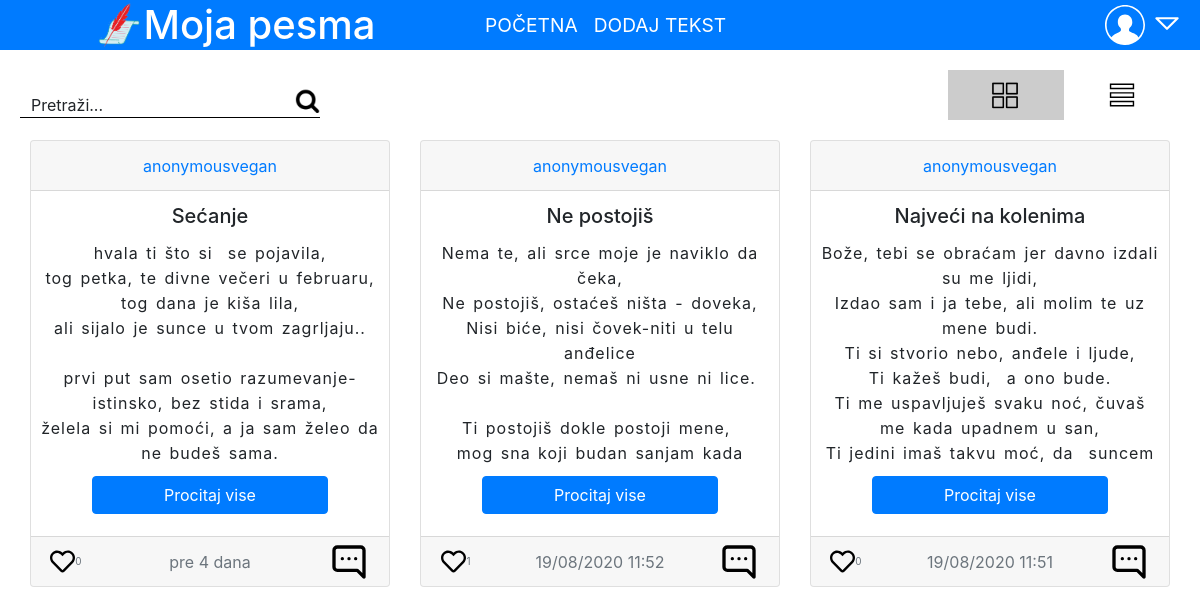
The app's page /profil.php?profil=anonymousvegan with its own data.
### tables this page shows
CREATE TABLE `pesme` (
  `id` int(11) NOT NULL,
  `pisac` longtext NOT NULL,
  `naslov` longtext NOT NULL,
  `pesma` longtext NOT NULL,
  `pogodna` text NOT NULL,
  `vreme` text NOT NULL,
  `kategorija` text NOT NULL,
  `lajkova` int(11) DEFAULT NULL,
  `lajkovao` longtext DEFAULT NULL
);

### objava/objava.php (called while the page is built, shortened)
<?php
if($profil=="index_stranica_prikazi_sve"){
  if ($ovlascenje=="admin"){
    $sql= "SELECT * FROM pesme ORDER BY vreme DESC LIMIT 5;";
  }
  else{
    if($ispis=="sve"){
      $sql= "SELECT * FROM pesme ORDER BY vreme DESC LIMIT 5;";
    }
    else if($ispis=="filter"){
      $sql= "SELECT * FROM pesme WHERE pogodna='jeste' ORDER BY vreme DESC LIMIT 5; ";
    }
}}
else{
  if ($ovlascenje=="admin"){
    $sql= "SELECT * FROM pesme WHERE pisac='".$profil . "' ORDER BY vreme DESC LIMIT 5;";
  }
  else{
    if($ispis=="sve"){
    $sql= "SELECT * FROM pesme WHERE pisac='". $profil . "' ORDER BY vreme DESC LIMIT 5;";
    }
    else if($ispis=="filter"){
      $sql= "SELECT * FROM pesme WHERE pogodna='jeste' AND pisac='". $profil . "'ORDER BY vreme DESC LIMIT 5;";
    }
}}
require "ispis.php";
?>

### objava/vreme.php (called while the page is built, shortened)
<?php
$trenutnovreme = date("U");
$pre_koliko =$trenutnovreme - $red["vreme"];
if($pre_koliko<60){
  if ($pre_koliko==1 || $pre_koliko==21 ||$pre_koliko==31 ||$pre_koliko==41 || $pre_koliko==51){
    $rec_s= " sekund ";
  }
  else if ($pre_koliko==2 || $pre_koliko==3 ||$pre_koliko==4 || $pre_koliko==22 || $pre_koliko==23 ||$pre_koliko==24 || $pre_koliko==32 || $pre_koliko==33 ||$pre_koliko==34 || $pre_koliko==42 || $pre_koliko==43 ||$pre_koliko==44|| $pre_koliko==52 || $pre_koliko==53 ||$pre_koliko==54){
    $rec_s = " sekudne ";
  }
  else{
    $rec_s = " sekundi ";
  }
  $vreme = "pre ". $pre_koliko . $rec_s;
}else if($pre_koliko<2592000){
  $dana = floor($pre_koliko/86400);
  if($dana==1 ||$dana==21 || $dana==31 ||$dana==41 ||$dana==51){
    $rec_d=" dan ";
  }else{
    $rec_d=" dana ";
  }
  $vreme = "pre ". $dana . $rec_d;
}
else{
  $vreme = date("d/m/Y H:i", $red["vreme"]);
}
?>

### objava/ispis.php (the view, shortened to what this page needs)
<?php
$rezultat= mysqli_query($conn, $sql);
while($red=mysqli_fetch_assoc($rezultat)){
require "vreme.php";
echo '<div class="card text-center kartica '.$red["boja"].'" id="'.$red["id"].'">';
echo '<div class="card-header pisac">';
echo '<a href="profil.php?profil='.$red["pisac"].'">'. $red["pisac"] . '</a>';
echo '</div><div class="card-body telo-kartice">';
echo '<div class="sadrzaj">';
echo '<h5 class="card-title naslov">'.$red["naslov"].'</h5>';
echo '<p class="card-text pesma">' .$red["pesma"].'</p></div>';
echo '<button onclick="prikazivise('.$red["id"].')" class="btn btn-primary prikazi-vise">Procitaj vise</a>';
echo '</div>
<div class="card-footer text-muted vreme">';
if($ovlascenje=="nelogovan"){
  echo '<div onclick="lajkujnelogovan()"  class="srce"><img src="fajlovi/srce-prazno.svg">'. $red["lajkova"] .'</div><div class="vreme-tekst">' . $vreme . '</div> <div class="ikonicazakomentarkontejner"><img class="ikonicazakomentar" src="fajlovi/komentar.svg" /> </div>';
}
echo '</div></div>';
}

### main.css (style rules this page uses)
:root { --plava: #007bff; --pozadina: #000000c0; }

### nav.css (style rules this page uses)
*, *::before, *::after { box-sizing: border-box; }

### objava/objava.css (style rules this page uses)
.kartica { margin-bottom: 20px; }
.kartica pre, p { display: block; line-height: 25px; word-spacing: 2px; letter-spacing: 1px; overflow: hidden; margin-bottom: 30px; white-space: pre-wrap; word-wrap: break-word; }
.kartica .pisac { display: flex; justify-content: center; align-items: center; height: 50px; margin: 0; padding: 0; }
.kartica .telo-kartice:not(.lista .kartica .telo-kartice) { height: 345px; margin:0px; padding-top: 0px; padding-left: 10px; padding-right: 10px; }
.kartica .naslov { margin:0px; padding:0px; height: 50px; display: flex; align-items: center; justify-content: center; }
.pesma { margin: 0px; padding: 0px; height: 225px; }
.prikazi-vise { width: 70%; margin:10px; }
.vreme { display: flex; justify-content: center; align-items: center; height: 50px; margin: 0; padding: 0; position: relative; }
.srce img { width: 50%; height: 50%; }
.srce { width: 50px; height: 50px; display: inline-block; font-size: 10px; position: absolute; left: 10px; display: flex; justify-content: center; align-items: center; }
.ikonicazakomentarkontejner { position: absolute; right: 20px; }
.ikonicazakomentar { width: 40px; height: 40px; }
div.srce, .ikonicazakomentar { cursor: pointer; }

### unos.css (style rules this page uses)
:root { --bojaifont: 50px; --crvena: #f28b82; --narandzasta: #fbbc04; --zuta: #fff475; --zelena: #ccff90; --plavozelena:#a7ffeb; --svetloplava:#cbf0f8; --tamnoplava:#aecbfa; --ljubicasta:#d7aefb; --roze:#fdcfe8; --braon: #e6c9a8; --dark:#343a40; --bojateksta:#202124; }

### records on screen
pesme: pisac "anonymousvegan", naslov "Sećanje", pesma "hvala ti što si se pojavila, tog petka, te divne večeri u februaru, tog dana je kiša lila, ali sijalo je sunce u tvom zagrljaju.. prvi put sam osetio razumevanje- istinsko, bez stida i srama, želela si mi pomoći, a ja sam želeo da ne budeš sama.…", lajkova "0", vreme "pre 4 dana"
pesme: pisac "anonymousvegan", naslov "Ne postojiš", pesma "Nema te, ali srce moje je naviklo da čeka, Ne postojiš, ostaćeš ništa - doveka, Nisi biće, nisi čovek-niti u telu anđelice Deo si mašte, nemaš ni usne ni lice. Ti postojiš dokle postoji mene, mog sna koji budan sanjam kada…", lajkova "1", vreme "19/08/2020 11:52"
pesme: pisac "anonymousvegan", naslov "Najveći na kolenima", pesma "Bože, tebi se obraćam jer davno izdali su me ljidi, Izdao sam i ja tebe, ali molim te uz mene budi. Ti si stvorio nebo, anđele i ljude, Ti kažeš budi, a ono bude. Ti me uspavljuješ svaku noć, čuvaš me kada upadnem u san, Ti jedini imaš takvu moć, da suncem…", lajkova "0", vreme "19/08/2020 11:51"
